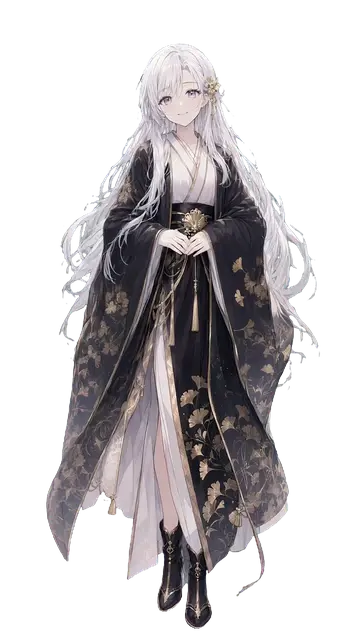
#> input picture assets/character/angry.webp, 360 x 640 px
$ python -i variant_video_convert.py   (imports and definitions only)
#> lines starting #> are read from the running program, lines starting #| are printed output that depends on the picture
#> further down, picture is the input picture: PIL image 360x640 RGBA; mean R, G, B, A 59.4, 56.1, 58, 103.1
# -*- coding: utf-8 -*-
"""变体视频转码（memorial 008 / ADR-0013 D6/D8/D10）。

绿幕视频 → 一次性动画 webp 变体素材：
  1. 解码抽帧并重定时到 67ms/帧（对齐经典态节奏）；
  2. 色度键去绿幕（软边 alpha 坡道 + 半透明区去溢色）+ 全片统一自动白平衡；
  3. 自动检测并擦除右下角「千问AI生成」水印（底部亮色低饱和文字块）；
  4. 三道质检门：
     a. 工作变体符咒全程在场（金色像素追踪）；
     b. 局部突变扫描（block-max 相邻帧差，防嵌入硬弹出）；
     c. 首尾帧 vs 主素材中性帧姿态复验（像素差阈值）；
  5. 降采样 360×640、编码 loops=1（播一遍）动画 webp 入 assets/character/。

用法：
  python tools/variant_video_convert.py              # 转码 CONVERSIONS 全部
  python tools/variant_video_convert.py idle-v2      # 只转一个
  python tools/variant_video_convert.py --dry-run    # 只质检报告，不落盘
"""
import os
import subprocess
import sys
import tempfile

import imageio_ffmpeg
import numpy as np
from PIL import Image

# [1 line that did not run here, left out]
REPO = os.path.dirname(os.path.dirname(os.path.abspath(__file__)))
CHAR = os.path.join(REPO, "assets", "character")
OUT = os.path.join(REPO, ".temp", "output", "variant-convert")
VIDEO_DIR = r"C:\Users\jxc123\Downloads"

FRAME_MS = 67
TARGET_SIZE = (360, 640)
QUALITY = 90
METHOD = 4

# 输出素材名 -> (源视频名, 所属状态)
# 2026-08-23 全量重制：旧变体源视频已不可得，且成品存在「衣物发红/发紫」缺陷
# （根因：绿灰阴影被误判半透明后经 un-premultiply 推成品红，ADR-0020），整批弃用重转。
CONVERSIONS = {
    "idle-v2": ("左右张望", "idle"),
    "idle-v3": ("耸肩", "idle"),
    "idle-v4": ("整理衣服", "idle"),
    "working-v2": ("画圆", "working"),
    "working-v3": ("画一横", "working"),
    "working-v4": ("画横来回", "working"),
    "working-v5": ("画上半圆弧", "working"),
}

# 质检阈值（2026-08-22 实测校准）
GOLD_MIN_PX = 40          # 工作变体每帧最少金色像素（缩到 96 宽后）
POP_ABS_CAP = 165.0       # 局部突变绝对上限：去溢色升级后合法弧扫帧实测 ≤158（同批运动帧），超过判闪烁故障
NEUTRAL_WARN = 30.0       # 首尾帧 vs 中性帧 报告阈值（匹配对实测 ~24、错配对 ~30，
                          # 分离度不足做硬闸，最终以目检条为闸）


# [183 lines left out: functions extract_frames, chroma_key, _frame_anchor_scales, _frame_trim_ratios, video_white_scales, apply_white_balance, not called in this run]


def green_of(img):
    """四角像素均值作为绿幕底色。"""
    arr = np.asarray(img.convert("RGB"))
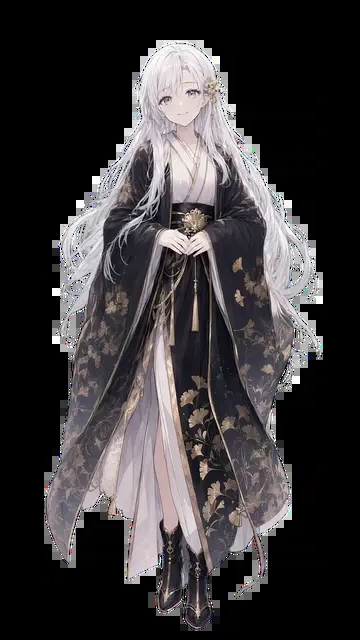
#> arr: shape (640, 360, 3); mean R, G, B 59.4, 56.1, 58
    h, w = arr.shape[:2]
#> h = 640; w = 360
    pts = [arr[3, 3], arr[3, w - 4], arr[h - 4, 3], arr[h - 4, w - 4]]
#> pts = [[0, 0, 0], [0, 0, 0], [0, 0, 0], [0, 0, 0]]
    return tuple(int(np.mean([p[i] for p in pts])) for i in range(3))


# [173 lines left out: functions erase_watermark, gold_px, block_max_diff, neutral_diff, load_neutral_ref, median and 2 more, not called in this run]


# [2 lines not run here, left out]

>>> from PIL import Image
>>> picture = Image.open('../assets/character/angry.webp')
>>> result = green_of(picture)
#> result = (0, 0, 0)

$ run again, on assets/character/transition-done-idle.webp
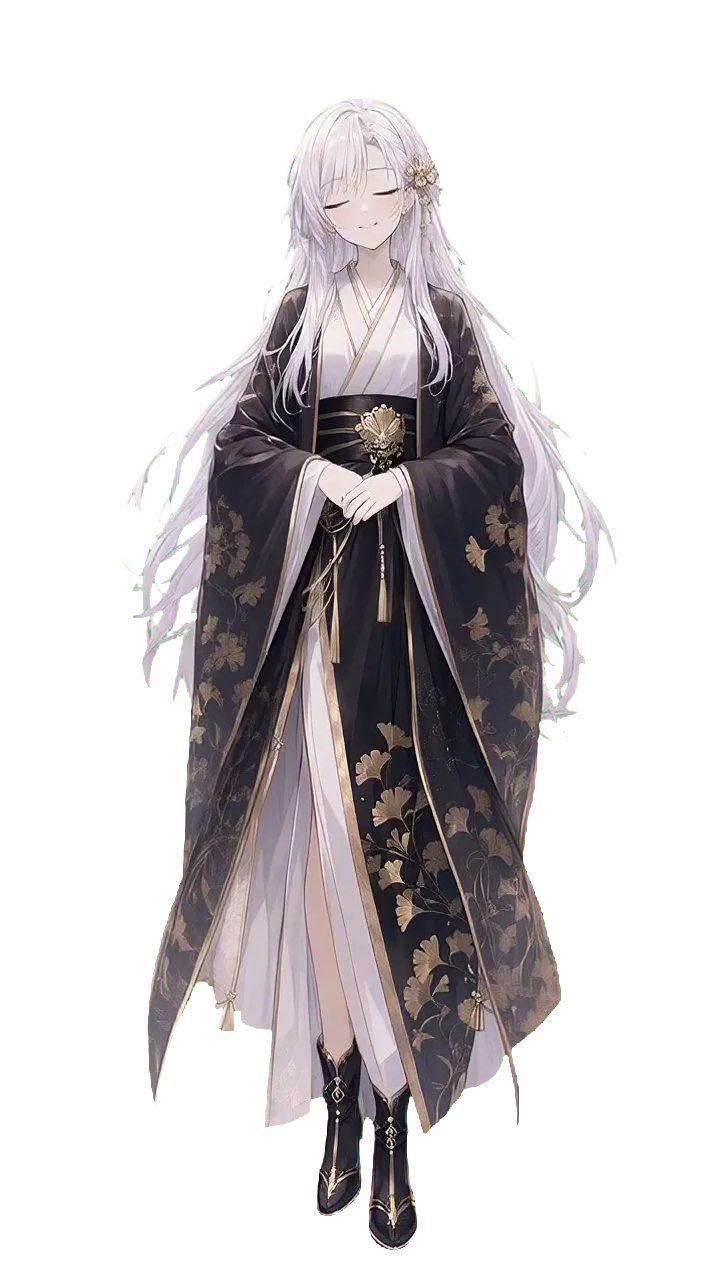
#> input picture assets/character/transition-done-idle.webp, 722 x 1274 px
#> picture is the input picture: PIL image 722x1274 RGBA; mean R, G, B, A 49.1, 96, 61, 88.9
#> in green_of, `arr = np.asarray(img.convert("RGB"))`:
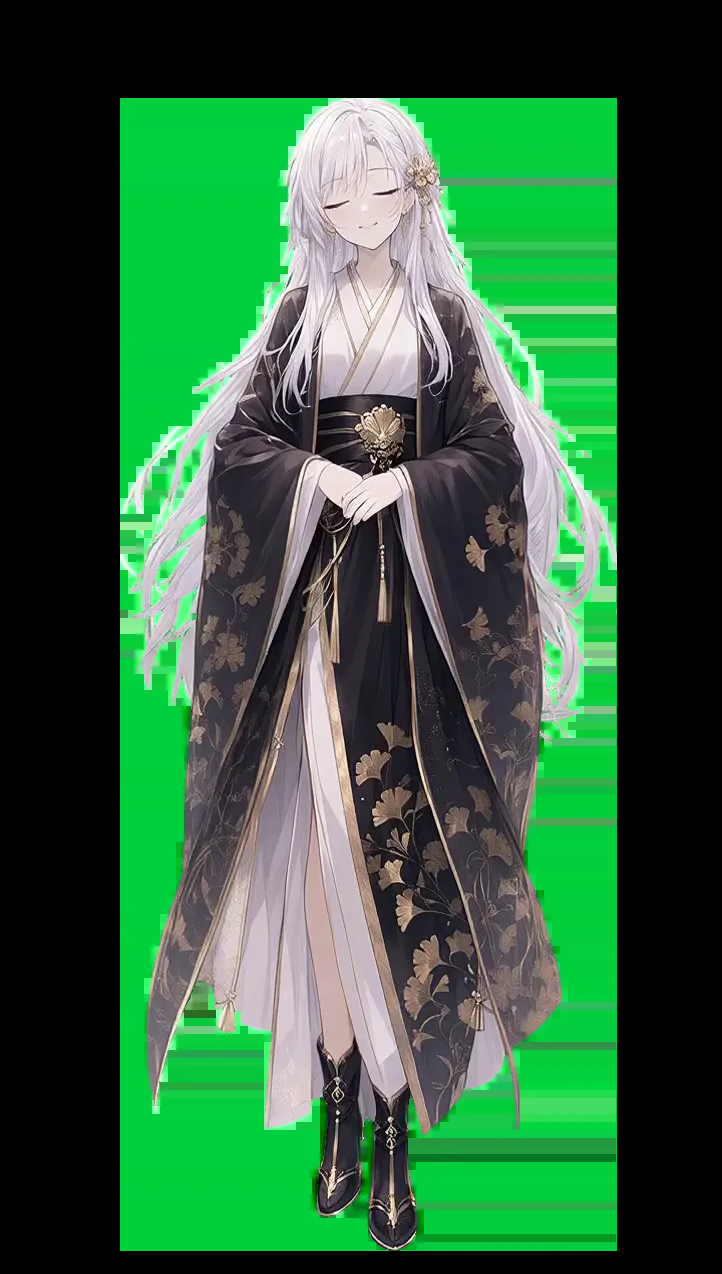
#> arr: shape (1274, 722, 3); mean R, G, B 49.1, 96, 61
#> pts = [[0, 0, 0], [0, 0, 0], [0, 0, 0], [0, 0, 0]]
#> result = (0, 0, 0)
